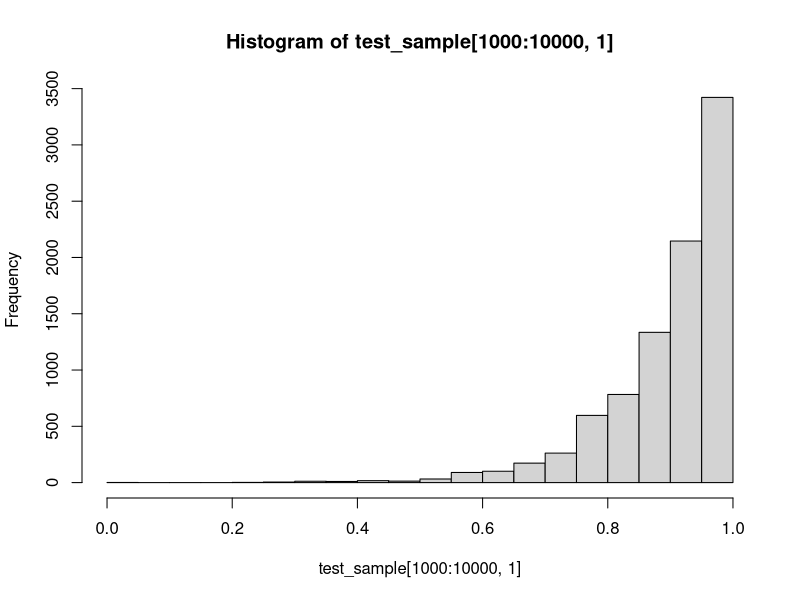
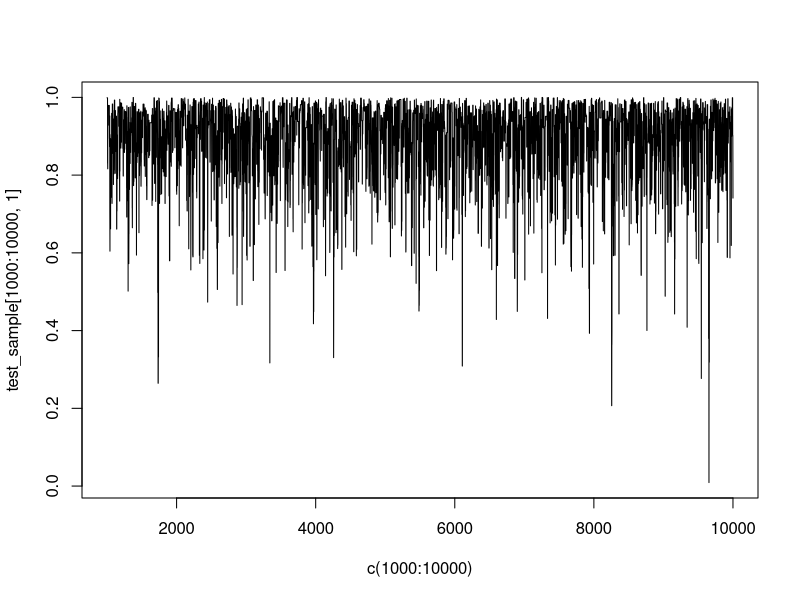

These figures' R source, in order:
## This script illustrates the Metropolis-Hastings algorithm for
## approximating the posterior distribution of the time of infection
## in a simple SIS model
## Author: Vladimir N. Minin
## last update: 07/17/2022

#' Compute log-likelihood of the disease trajectory of an individual who starts susceptible and become infected during the observation time period
#' 
#' @param inf_time Time of infection (in the notes denoted by I)
#' @param inf_rate Infection rate (lambda_1 in the notes)
#' @param clear_rate Clearance rate (lambda_2 in the notes)
#' @param total_time Length of observation time period (T in the notes)
#'
#' @return Numberic value of the log-likelihood: log(lambda_1) - lambda_1*I - lambda_2*(T-I)
#'
#' @examples
#' sis_log_like(0.4, 0.1, 2.2, 1.0)
sis_log_like = function(inf_time, inf_rate, clear_rate, total_time){
 return(log(inf_rate) - inf_rate*inf_time - clear_rate*(total_time-inf_time))
}

#' Compute log-likelihood of the disease trajectory of an individual who starts susceptible and become infected during the observation time period
#' 
#' @param cur_inf_time Current infection time (in the notes denoted by t_c)
#' @param inf_rate Infection rate (lambda_1 in the notes)
#' @param total_time Length of observation time period (T in the notes)
#' @param win_half_len half the length of the uniform proposal distribution interval (delta in the notes)
#'
#' @return Numberic value of the proposed infection time (t_p in the notes)
#'
#' @examples
#' sis_proposal(0.4, 1.0, 1.5)
sis_proposal = function(cur_inf_time, total_time, win_half_len){
   
  new_inf_time = cur_inf_time + runif(1,-win_half_len, win_half_len)
   
  if (new_inf_time < 0){
     new_inf_time = -new_inf_time
  }else{
    if (new_inf_time > total_time){
      new_inf_time = 2*total_time - new_inf_time 
    }
  }
   
  return(new_inf_time)
}

#' Run MCMC to approximate the posterior distribution of the infection time
#' 
#' @param start_inf_time Initial time of infection at MCMC iteration 1
#' @param inf_rate Infection rate (lambda_1 in the notes)
#' @param clear_rate Clearance reate (lambda_2 in the notes)
#' @param total_time Length of observation time period (T in the notes)
#' @param win_half_len half the length of the uniform proposal distribution interval (delta in the notes)
#' @param chain_len Number of MCMC iterations
#'
#' @return Numeric matrix with rows corresponding to MCMC iterations and columns to values of "inf_time", "log_like", and "acc_ind," where "acc_ind" is an indicator of whether the proposed infection time was accepted or rejected 
#'
#' @examples
#' inf_time_mcmc(start_inf_time=0.1, inf_rate=0.2, clear_rate=2, total_time=1.0, win_half_len=0.2, chain_len=10000)
inf_time_mcmc = function(start_inf_time, inf_rate, clear_rate, total_time, win_half_len, chain_len){
  
  result_mat = matrix(0, chain_len, 3)
  colnames(result_mat) = c("inf_time", "log_like", "acc_ind")
  
  cur_inf_time= start_inf_time
  result_mat[1,1] = start_inf_time
  result_mat[1,2] = sis_log_like(start_inf_time, inf_rate, clear_rate, total_time)
  
  for (i in 2:chain_len){
    prop_inf_time = sis_proposal(cur_inf_time, total_time, win_half_len)
    
    mh_log_ratio = sis_log_like(prop_inf_time, inf_rate, clear_rate, total_time) - 
      sis_log_like(cur_inf_time, inf_rate, clear_rate, total_time)
    
    
    if (log(runif(1)) < mh_log_ratio){
      result_mat[i,1] = prop_inf_time
      result_mat[i,2] = sis_log_like(prop_inf_time, inf_rate, clear_rate, total_time)
      result_mat[i,3] = 1
      cur_inf_time = prop_inf_time
    }else{
      result_mat[i,1] = cur_inf_time
      result_mat[i,2] = sis_log_like(cur_inf_time, inf_rate, clear_rate, total_time)
    }
  }
  
  return(result_mat)
}

## run the above functions

test_sample = inf_time_mcmc(start_inf_time=0.1, inf_rate=0.1, clear_rate=10, total_time=1.0, win_half_len=0.5, chain_len=10000)

summary(test_sample[1000:10000,])

hist(test_sample[1000:10000,1])
plot(c(1000:10000), test_sample[1000:10000,1], type="l")
